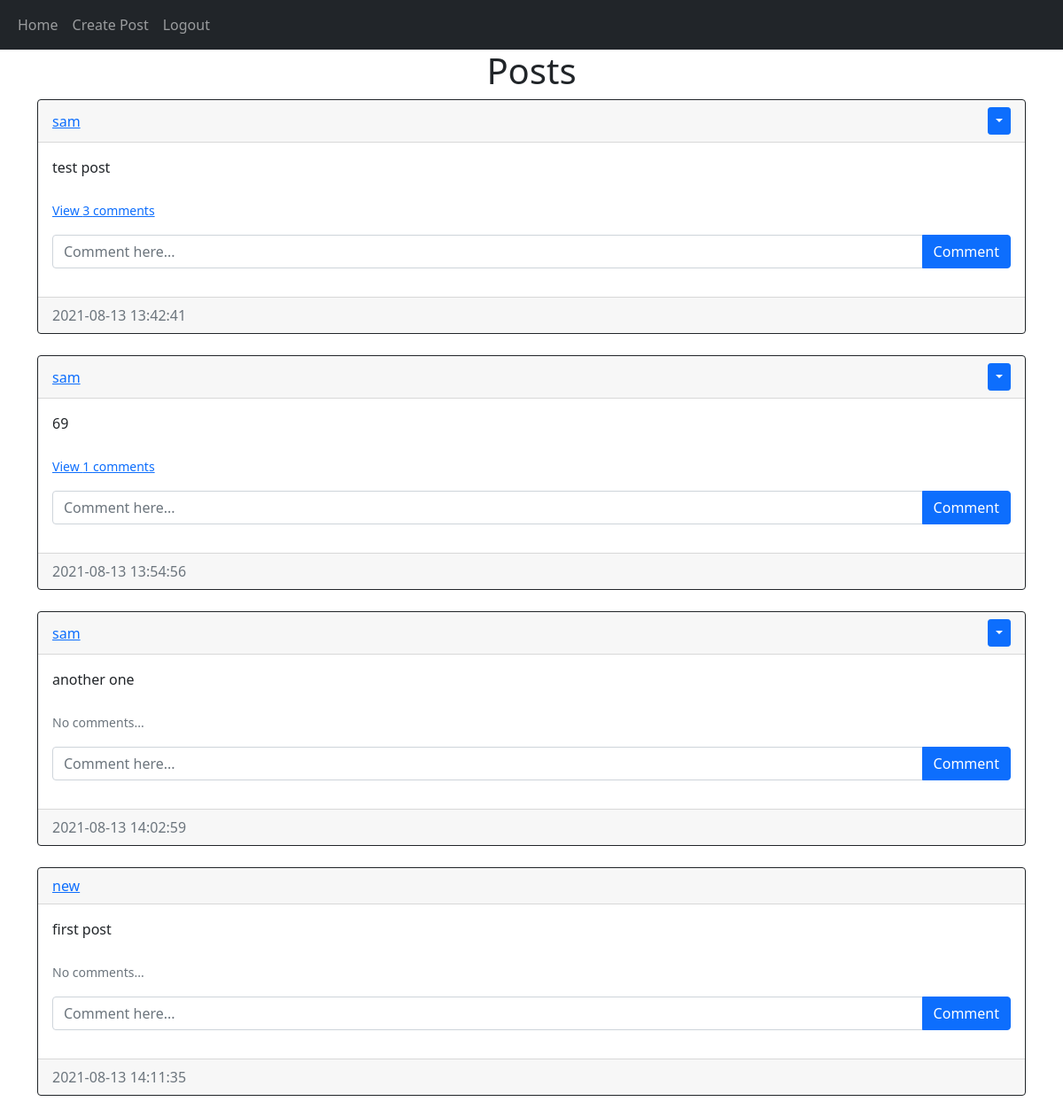
Screenshot of /home (signed in) with the database file from the repository.
### website/models.py (models this page shows)
class Post(db.Model):
    id = db.Column(db.Integer, primary_key=True)
    text = db.Column(db.Text, nullable=False)
    date_created = db.Column(db.DateTime(timezone=True), default=func.now())
    author = db.Column(db.Integer, db.ForeignKey('user.id', ondelete='CASCADE'), nullable=False)
    comments = db.relationship('Comment', backref='post', passive_deletes=True)

class User(db.Model, UserMixin):
    id = db.Column(db.Integer, primary_key=True)
    email = db.Column(db.String(150), unique=True)
    username = db.Column(db.String(150))
    password = db.Column(db.String(150))
    date_created = db.Column(db.DateTime(timezone=True), default=func.now())
    posts = db.relationship('Post', backref='user', passive_deletes=True)
    comments = db.relationship('Comment', backref='user', passive_deletes=True)

### website/views.py (the view)
@views.route("/")
@views.route("/home")
@login_required
def home():
    posts = Post.query.all()
    return render_template("home.html", user=current_user, posts=posts)

### website/__init__.py (called while the page is built)
def create_app():
    app = Flask(__name__)
    app.config['SECRET_KEY'] = "hello_world"
    app.config['SQLALCHEMY_DATABASE_URI'] = f'sqlite:///{DB_NAME}'
    app.config['SQLALCHEMY_TRACK_MODIFICATIONS'] = False
    db.init_app(app)
    from .views import views
    from .auth import auth
    app.register_blueprint(views, url_prefix="/")
    app.register_blueprint(auth, urll_prefix="/")
    from .models import User, Post, Comment
    create_database(app)
    login_manager = LoginManager()
    login_manager.login_view = "auth.login"
    login_manager.init_app(app)
    @login_manager.user_loader
    def load_user(id):
        return User.query.get(int(id))
    return app

### website/templates/home.html (shortened to what this page needs)
{% extends "posts_div.html" %}

### website/templates/posts_div.html (shortened to what this page needs)
{% extends "base.html" %}
{% block content %}
<h1 align="center">{% block header %}{% endblock %}Posts</h1>
<div id="post">
    {% for post in posts %}
        <div class="card border-dark">
            <div class="card-header d-flex justify-content-between align-items-center">
                <a href="/posts/{{ post.user.username }}">{{ post.user.username }}</a>
                {% if user.id == post.author %}
                    <div class="btn-group">
                        <button type="button" class="btn btn-sm btn-primary dropdown-toggle" data-bs-toggle="dropdown"></button>
                    </div>
                {% endif %}
            </div>
            <div class="card-body">
                <div class="card-text">
                    {{ post.text }}
                </div>
                <br>
                <p class="card-text">
                    {% if post.comments | length > 0 %}
                        <a data-bs-toggle="collapse" href="#comments-{{ post.id }}" role="button">
                            <small>View {{ post.comments | length }} comments</small>
                        </a>
                    {% else %}
                        <small class="text-muted">No comments...</small>
                    {% endif %}
                </p>
                <form class="input-group mb-3" method="post" action="/create-comment/{{ post.id }}">
                    <input type="text" id="text" name="text" class="form-control" placeholder="Comment here...">
                    <button type="submit" class="btn btn-primary">Comment</button>
                </form>
            </div>
            <div class="card-footer text-muted">
                {{ post.date_created }}
            </div>
        </div>
        <br>
    {% endfor %}
</div>
{% endblock %}

### rows the page displays
Post: user.username "sam", text "test post", comments|length "3", date_created "2021-08-13 13:42:41"
Post: user.username "sam", text "69", comments|length "1", date_created "2021-08-13 13:54:56"
Post: user.username "sam", text "another one", shows "No comments...", date_created "2021-08-13 14:02:59"
Post: user.username "new", text "first post", shows "No comments...", date_created "2021-08-13 14:11:35"
